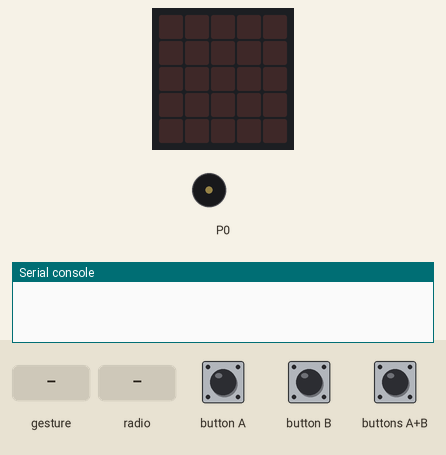
The program below on a simulated BBC micro:bit (MakeCode). Shown: the board's 5×5 LED display, buzzer (waves = sounding), the last lines printed to the serial console. Inputs (shaded band) come from the test bench. No radio messages arrive unless stated (any console line starting 'radio sent:' is added by the test bench); a tilt is held for 1.5 s and a shake lasts 1 s, then the board lies face up again.

Above: at 1.2 s.
1.3 s: button A pressed for 0.15 s
At 1.8 s:
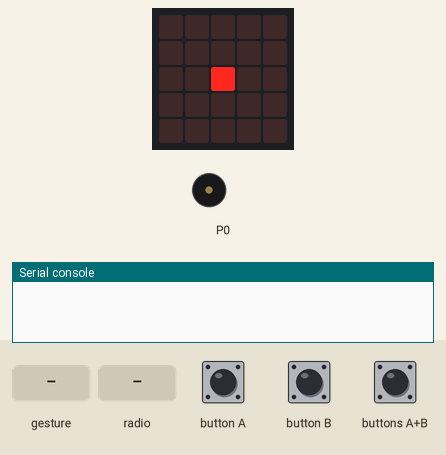
3.5 s: button B pressed for 0.15 s
At 4.3 s:
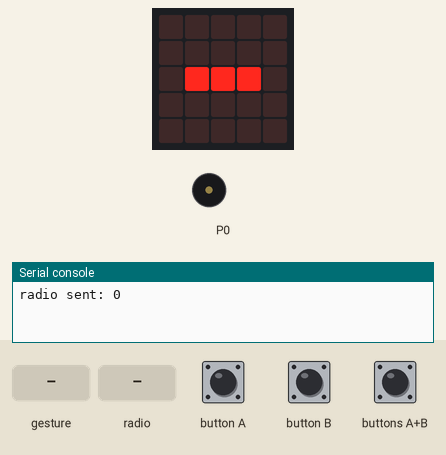
5.9 s: buttons A+B pressed for 0.15 s
At 6.4 s:
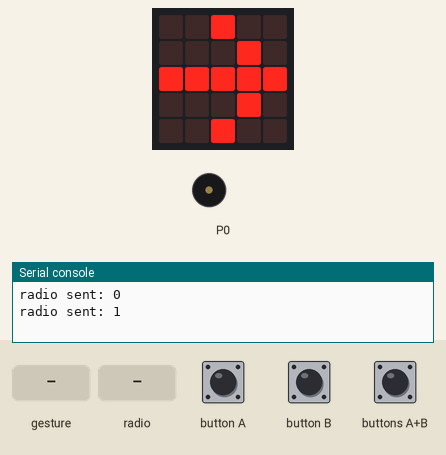
8.0 s: gesture 'screen down'
At 8.4 s:
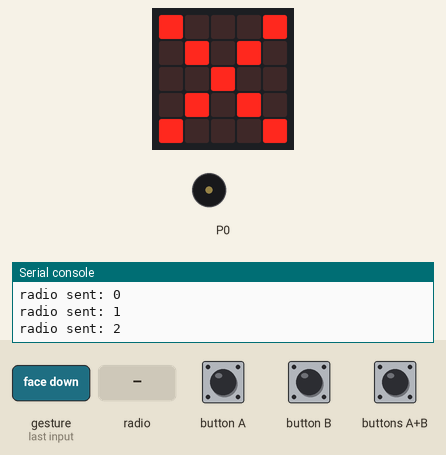
10.1 s: radio message "0" arrives
At 10.5 s:
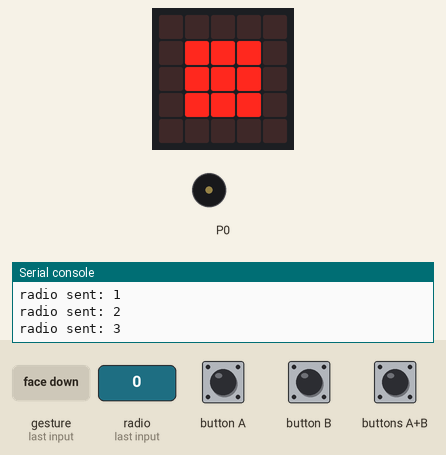
Timing chart, 0 to 13.1 s (numbered marks = the images above; inputs shaded):
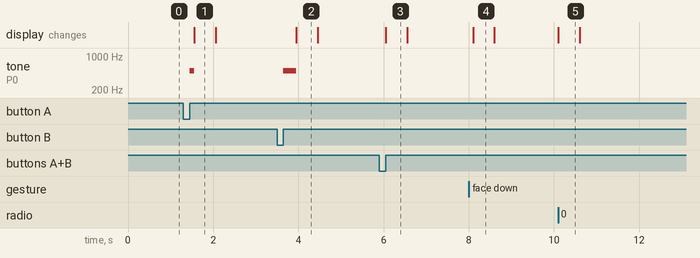

The program:

main.ts
```typescript
input.onGesture(Gesture.ScreenDown, function () {
    basic.showLeds(`
        # . . . #
        . # . # .
        . . # . .
        . # . # .
        # . . . #
        `)
    radio.sendNumber(3)
    basic.pause(100)
    basic.showLeds(`
        . . . . .
        . . . . .
        . . . . .
        . . . . .
        . . . . .
        `)
})
radio.onReceivedNumberDeprecated(function (receivedNumber) {
    if (receivedNumber == 0) {
        basic.showLeds(`
            . . . . .
            . # # # .
            . # # # .
            . # # # .
            . . . . .
            `)
    } else if (receivedNumber == 1) {
        basic.showLeds(`
            . . . . .
            . . . . .
            . # # # .
            . . . . .
            . . . . .
            `)
    } else if (receivedNumber == 2) {
        basic.showLeds(`
            . . # . .
            . . . # .
            # # # # #
            . . . # .
            . . # . .
            `)
    } else {
        basic.showLeds(`
            # . . . #
            . # . # .
            . . # . .
            . # . # .
            # . . . #
            `)
    }
    basic.pause(100)
    basic.showLeds(`
        . . . . .
        . . . . .
        . . . . .
        . . . . .
        . . . . .
        `)
})
input.onButtonPressed(Button.A, function () {
    pins.analogPitch(500, 100)
    basic.showLeds(`
        . . . . .
        . . . . .
        . . # . .
        . . . . .
        . . . . .
        `)
    radio.sendNumber(0)
    basic.pause(100)
    basic.showLeds(`
        . . . . .
        . . . . .
        . . . . .
        . . . . .
        . . . . .
        `)
})
input.onButtonPressed(Button.AB, function () {
    basic.showLeds(`
        . . # . .
        . . . # .
        # # # # #
        . . . # .
        . . # . .
        `)
    radio.sendNumber(2)
    basic.pause(100)
    basic.showLeds(`
        . . . . .
        . . . . .
        . . . . .
        . . . . .
        . . . . .
        `)
})
input.onButtonPressed(Button.B, function () {
    pins.analogPitch(500, 300)
    basic.showLeds(`
        . . . . .
        . . . . .
        . # # # .
        . . . . .
        . . . . .
        `)
    radio.sendNumber(1)
    basic.pause(100)
    basic.showLeds(`
        . . . . .
        . . . . .
        . . . . .
        . . . . .
        . . . . .
        `)
})
radio.setTransmitPower(7)
radio.setGroup(1)
```

test.ts
```typescript
// 在這裡測試；當此封包作為擴充功能時，將不會編譯此內容。
```

Measured:
- after the input at 1.3 s, tone on P0: silent → 500 Hz after 0.15 s, → silent 0.10 s later; the display: changes after 0.26 s (image 1)
- after the input at 3.5 s, tone on P0: silent → 500 Hz after 0.15 s, → silent 0.30 s later; the display: changes after 0.46 s (image 2)
- after the input at 5.9 s, the display: changes after 0.15 s (image 3)
- after the input at 8.0 s, the display: changes after 0.10 s (image 4)
- after the input at 10.1 s, the display: changes at once (image 5)
- what the display in image 1 shows lasts 0.5 s, from 1.6 s to 2.1 s
